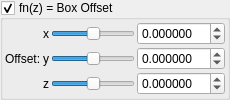
      <widget class="MyGroupBox" name="groupCheck_transf_function_enabledz_false">
       <property name="toolTip">
        <string/>
       </property>
       <property name="title">
        <string>fn(z) = Box Offset</string>
       </property>
       <property name="checkable">
        <bool>true</bool>
       </property>
       <layout class="QVBoxLayout" name="verticalLayout_49">
        <property name="spacing">
         <number>2</number>
        </property>
        <property name="leftMargin">
         <number>2</number>
        </property>
        <property name="topMargin">
         <number>2</number>
        </property>
        <property name="rightMargin">
         <number>2</number>
        </property>
        <property name="bottomMargin">
         <number>2</number>
        </property>
        <item>
         <layout class="QGridLayout" name="gridLayout_23">
          <property name="spacing">
           <number>2</number>
          </property>
          <item row="0" column="2">
           <widget class="QSlider" name="slider3_transf_addition_constant_x">
            <property name="sizePolicy">
             <sizepolicy hsizetype="Expanding" vsizetype="Maximum">
              <horstretch>0</horstretch>
              <verstretch>0</verstretch>
             </sizepolicy>
            </property>
            <property name="minimum">
             <number>-10000000</number>
            </property>
            <property name="maximum">
             <number>10000000</number>
            </property>
            <property name="value">
             <number>0</number>
            </property>
            <property name="sliderPosition">
             <number>0</number>
            </property>
            <property name="orientation">
             <enum>Qt::Horizontal</enum>
            </property>
           </widget>
          </item>
          <item row="0" column="3">
           <widget class="MyDoubleSpinBox" name="spinbox3_transf_addition_constant_x">
            <property name="sizePolicy">
             <sizepolicy hsizetype="Minimum" vsizetype="Maximum">
              <horstretch>0</horstretch>
              <verstretch>0</verstretch>
             </sizepolicy>
            </property>
            <property name="prefix">
             <string/>
            </property>
            <property name="suffix">
             <string/>
            </property>
            <property name="decimals">
             <number>6</number>
            </property>
            <property name="minimum">
             <double>-99.989999999999995</double>
            </property>
            <property name="maximum">
             <double>99.989999999999995</double>
            </property>
            <property name="singleStep">
             <double>0.100000000000000</double>
            </property>
           </widget>
          </item>
          <item row="2" column="3">
           <widget class="MyDoubleSpinBox" name="spinbox3_transf_addition_constant_z">
            <property name="sizePolicy">
             <sizepolicy hsizetype="Minimum" vsizetype="Maximum">
              <horstretch>0</horstretch>
              <verstretch>0</verstretch>
             </sizepolicy>
            </property>
            <property name="prefix">
             <string/>
            </property>
            <property name="suffix">
             <string/>
            </property>
            <property name="decimals">
             <number>6</number>
            </property>
            <property name="minimum">
             <double>-99.989999999999995</double>
            </property>
            <property name="maximum">
             <double>99.989999999999995</double>
            </property>
            <property name="singleStep">
             <double>0.100000000000000</double>
            </property>
           </widget>
          </item>
          <item row="1" column="0">
           <widget class="QLabel" name="label_126">
            <property name="text">
             <string>Offset:</string>
            </property>
           </widget>
          </item>
          <item row="2" column="2">
           <widget class="QSlider" name="slider3_transf_addition_constant_z">
            <property name="sizePolicy">
             <sizepolicy hsizetype="Expanding" vsizetype="Maximum">
              <horstretch>0</horstretch>
              <verstretch>0</verstretch>
             </sizepolicy>
            </property>
            <property name="minimum">
             <number>-10000000</number>
            </property>
            <property name="maximum">
             <number>10000000</number>
            </property>
            <property name="value">
             <number>0</number>
            </property>
            <property name="sliderPosition">
             <number>0</number>
            </property>
            <property name="orientation">
             <enum>Qt::Horizontal</enum>
            </property>
           </widget>
          </item>
          <item row="0" column="1">
           <widget class="QLabel" name="label_124">
            <property name="text">
             <string notr="true">x</string>
            </property>
           </widget>
          </item>
          <item row="2" column="1">
           <widget class="QLabel" name="label_125">
            <property name="text">
             <string notr="true">z</string>
            </property>
           </widget>
          </item>
          <item row="1" column="1">
           <widget class="QLabel" name="label_123">
            <property name="text">
             <string notr="true">y</string>
            </property>
           </widget>
          </item>
          <item row="1" column="3">
           <widget class="MyDoubleSpinBox" name="spinbox3_transf_addition_constant_y">
            <property name="sizePolicy">
             <sizepolicy hsizetype="Minimum" vsizetype="Maximum">
              <horstretch>0</horstretch>
              <verstretch>0</verstretch>
             </sizepolicy>
            </property>
            <property name="prefix">
             <string/>
            </property>
            <property name="suffix">
             <string/>
            </property>
            <property name="decimals">
             <number>6</number>
            </property>
            <property name="minimum">
             <double>-99.989999999999995</double>
            </property>
            <property name="maximum">
             <double>99.989999999999995</double>
            </property>
            <property name="singleStep">
             <double>0.100000000000000</double>
            </property>
           </widget>
          </item>
          <item row="1" column="2">
           <widget class="QSlider" name="slider3_transf_addition_constant_y">
            <property name="sizePolicy">
             <sizepolicy hsizetype="Expanding" vsizetype="Maximum">
              <horstretch>0</horstretch>
              <verstretch>0</verstretch>
             </sizepolicy>
            </property>
            <property name="minimum">
             <number>-10000000</number>
            </property>
            <property name="maximum">
             <number>10000000</number>
            </property>
            <property name="value">
             <number>0</number>
            </property>
            <property name="sliderPosition">
             <number>0</number>
            </property>
            <property name="orientation">
             <enum>Qt::Horizontal</enum>
            </property>
           </widget>
          </item>
         </layout>
        </item>
       </layout>
      </widget>
